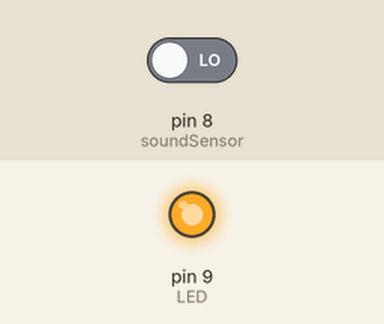
This sketch was run on a simulated Arduino Uno, built with avr-gcc and run on an emulated ATmega328P. On the bench: output pins drawn as LEDs (lit = HIGH). The inputs (shaded band) are chosen by the test bench; at power-on: pin 8 (soundSensor) LOW.

Above: at 1.2 s.
1.3 s: pin 8 (soundSensor) driven HIGH
At 2.1 s:
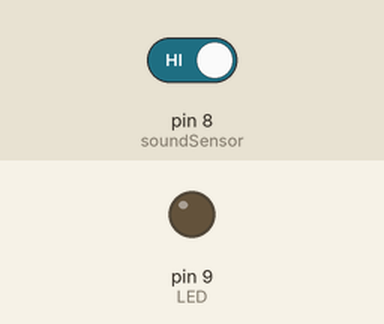
2.8 s: pin 8 (soundSensor) driven LOW
At 3.2 s:
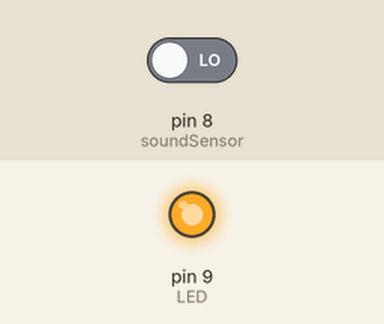
Timing chart, 0 to 5.8 s (numbered marks = the images above; inputs shaded):
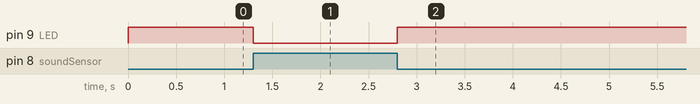

The sketch:

code.ino
```cpp
int soundSensor = 8;  //define sound sensor pin
int LED = 9;          //define relay input pin
void setup()
{
  pinMode (soundSensor, INPUT); //define Sound Sensor as input
  pinMode (LED, OUTPUT);        //define LED Strip as output
}
void loop()
{
  int statusSensor = digitalRead (soundSensor);   //define variable of the sound sensor status
                                                  //and read value of the sensor's

  if (statusSensor == 1)        //When the Sensor detects a signal
  {
    digitalWrite(LED, LOW);
  }

  else                          //If no signal is detected
  {
    digitalWrite(LED, HIGH);
  }

} 
```

Measured:
- after the input at 1.3 s, pin 9 (LED): HIGH → LOW at once
- after the input at 2.8 s, pin 9 (LED): LOW → HIGH at once
